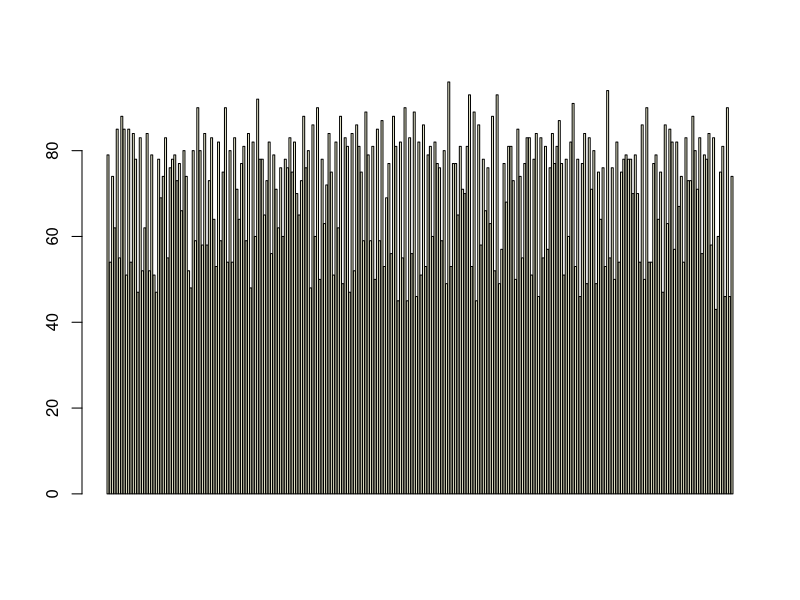
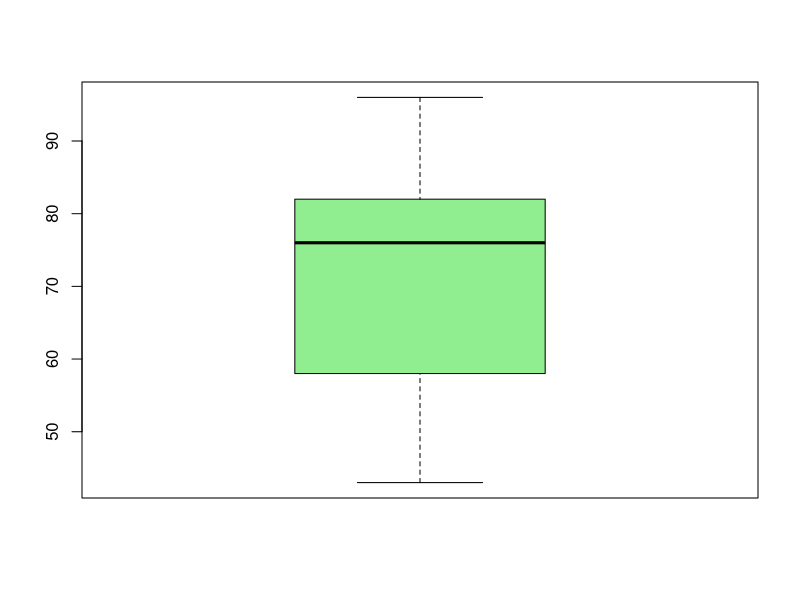
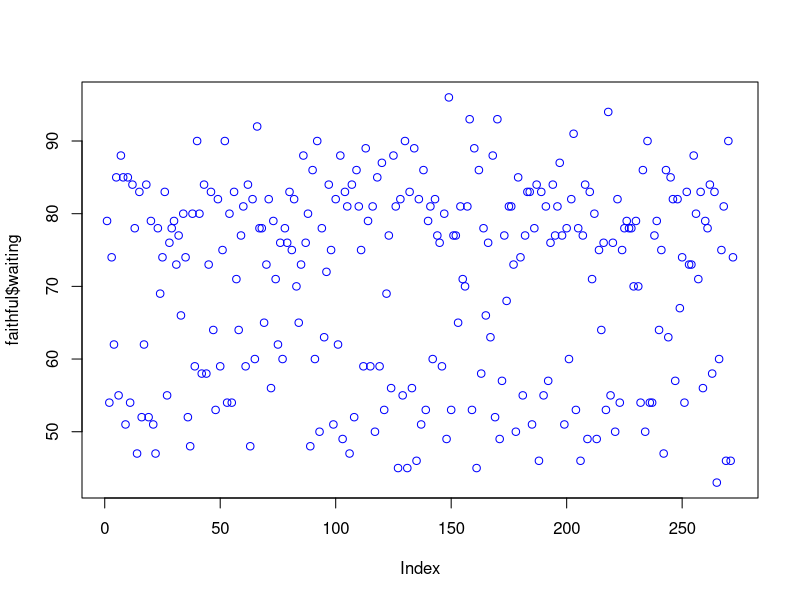

The R script that drew these images, in order:
## ---- chunk 1

cars
a = mean(cars$speed)
b = median(cars$speed)
c = var(cars$speed)
d = sd(cars$speed)
e = d/a * 100

# Create the  mode function
getmode <- function(v) {
   uniqv <- unique(v)
   uniqv[which.max(tabulate(match(v, uniqv)))]
}
f = getmode(cars$speed)
cat(a, "is the mean of speed in cars\n")
cat(b," is the median of speed in cars\n")
cat(f, "is the mode of speed in cars\n")
cat(c,"is the variance of speed in cars\n")
cat(d,"is the standard deviation of speed in cars\n")
cat(e, "% is the coefficient of variation of speed in cars")



## ---- chunk 2
faithful
barplot(faithful$waiting, col="lightyellow")
boxplot(faithful$waiting, col="lightgreen")
plot(faithful$waiting, col="blue")
quantile(faithful$waiting)
